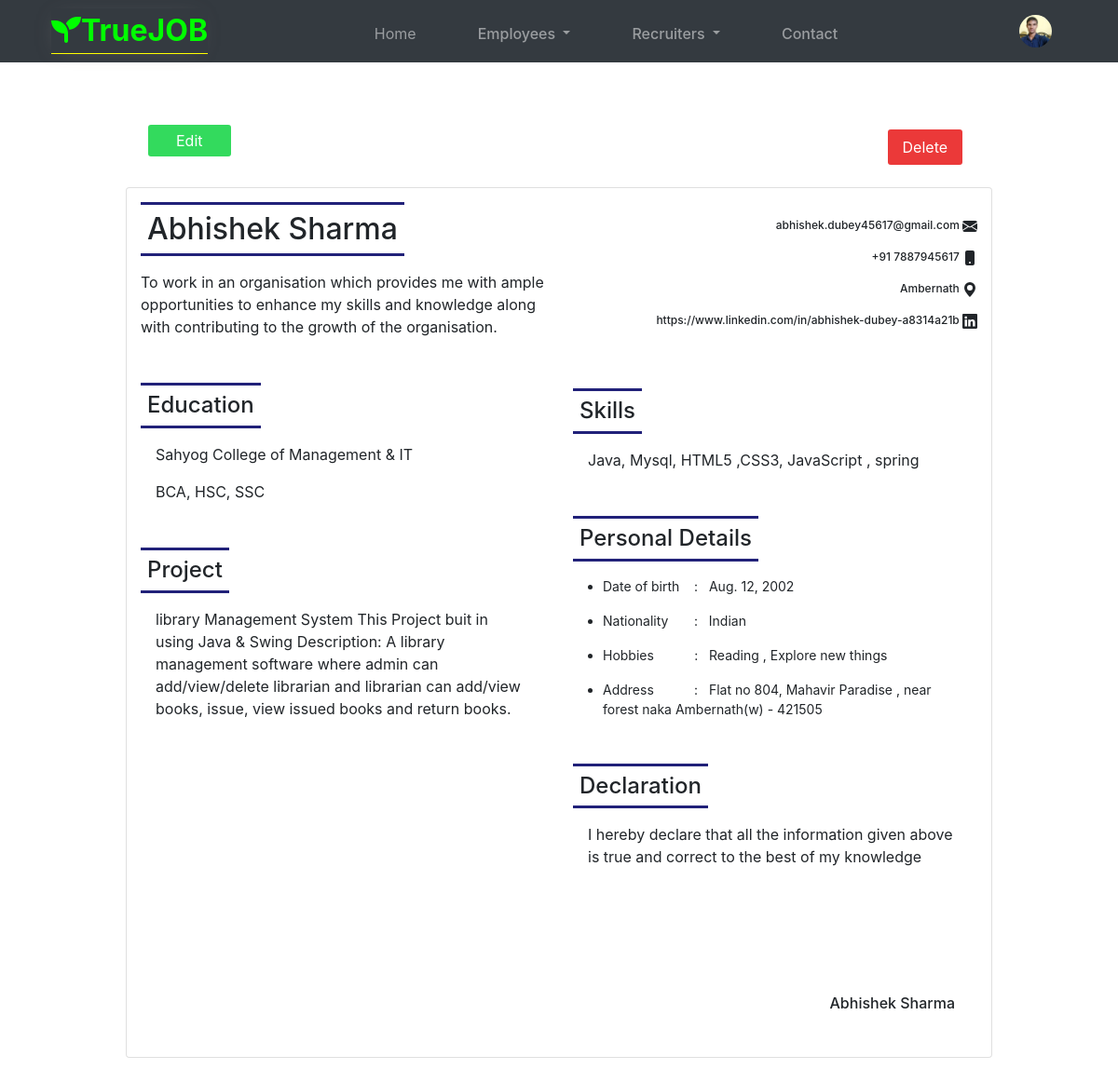
The page /resume_data/ (signed in) on the database as committed earlier.
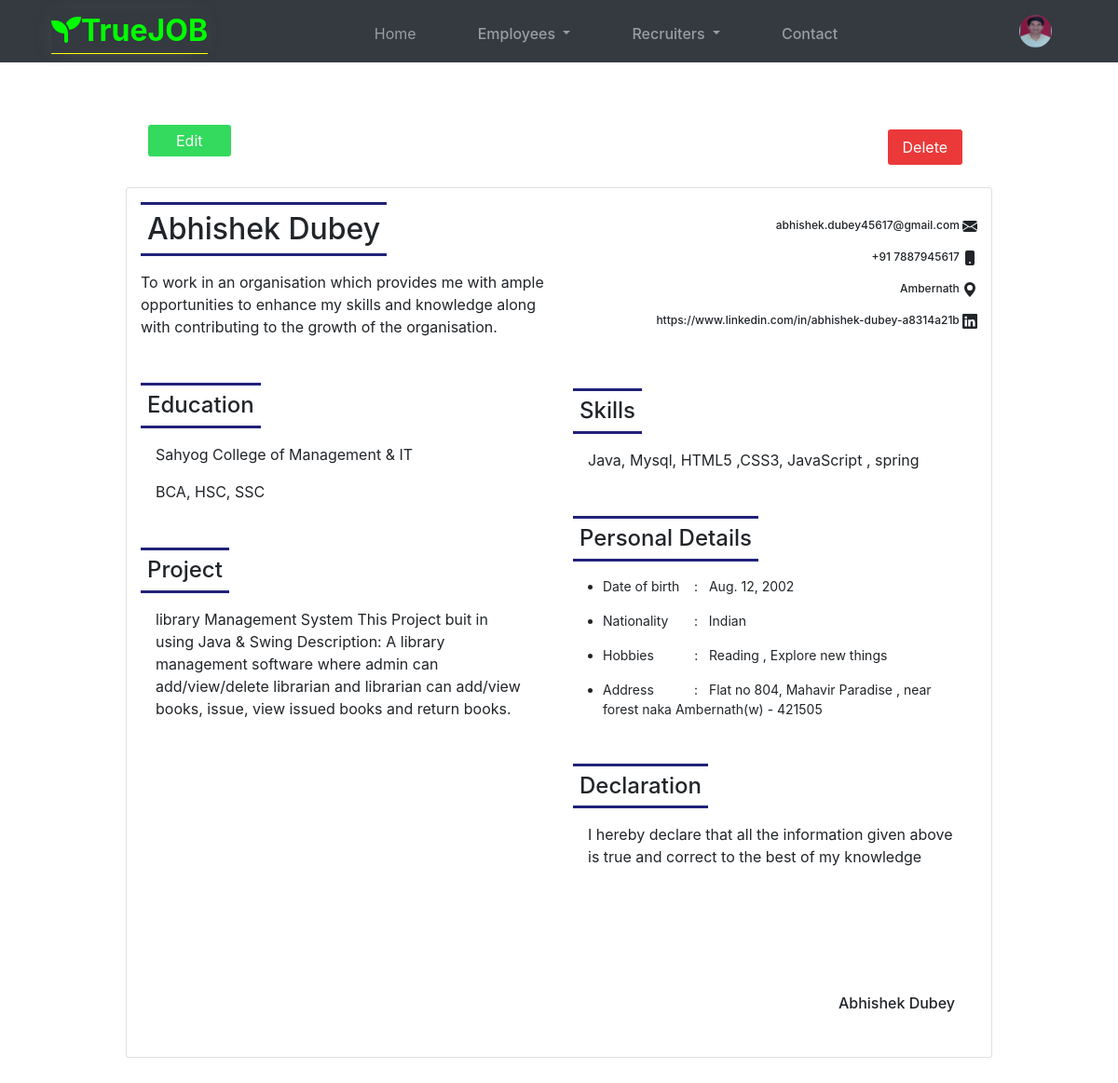
The same page on the database as committed later.
### app/models.py (models this page shows, shortened)
class UserAccount(AbstractBaseUser):
    image = models.ImageField(verbose_name='Image',upload_to='profile_image/%y')
    first_name = models.CharField(verbose_name='Full Name',max_length=2000)
    username = models.CharField(verbose_name='Username',unique=True,max_length=2000)
    email = models.EmailField(verbose_name='Email',unique=True)
    phone = models.CharField(verbose_name='Phone Number',unique=True,max_length=13)
    state = models.CharField(verbose_name='State',max_length=20,choices=STATE_TYPES)
    gender = models.CharField(verbose_name='Gender',max_length=20,choices=GENDER_TYPE)
    date_joined = models.DateTimeField(verbose_name='Date Joined',auto_now=True)
    last_login = models.DateTimeField(verbose_name='Last Login',auto_now_add=True)
    is_active = models.BooleanField(default=True)
    is_admin = models.BooleanField(default=False)
    is_superuser = models.BooleanField(default=False)
    is_staff = models.BooleanField(default=False)
    USERNAME_FIELD = 'email'
    REQUIRED_FIELDS = ['username']
    objects = UserBaseManager()

class ResumeSubmitModel(models.Model):
    user = models.ForeignKey(UserAccount, on_delete=models.CASCADE)
    full_name = models.CharField(verbose_name='Full Name',max_length=2000)
    email = models.EmailField(verbose_name='Email')
    phone = models.CharField(verbose_name='Phone Number',max_length=13)
    location = models.CharField(verbose_name='Location',max_length=2000)
    linked_in = models.URLField(verbose_name='Linked In', max_length=5000)
    education = models.TextField(verbose_name='Education')
    higher_education = models.TextField(verbose_name='Higher Education')
    skills = models.TextField(verbose_name='Skills')
    project = models.TextField(verbose_name='Projects')
    birth_date = models.DateField(verbose_name='Birth Date')
    nationality = models.CharField(verbose_name='Nationality',choices=COUNTRIES, max_length=100)
    hobbies = models.TextField(verbose_name='Hobbies')
    address = models.TextField(verbose_name='Address')
    objectives = models.TextField(verbose_name='Objectives')
    declaration = models.TextField(verbose_name='Declaration')

### app/views.py (the view)
# urls.py: path('resume_data/',views.ResumeData,name='resume_data'),
def ResumeData(request):
    resume_data = ResumeSubmitModel.objects.filter(user=request.user)
    context = {'resume_data':resume_data}
    return render(request, 'app/resume_data.html',context)

### app/templates/app/resume_data.html (shortened to what the changed rows need)
<!doctype html>
{% load static %}
<html lang="en">
<head>
    <link rel="stylesheet" href="https://stackpath.bootstrapcdn.com/bootstrap/4.3.1/css/bootstrap.min.css"
>
    <link rel="stylesheet" href="https://cdnjs.cloudflare.com/ajax/libs/font-awesome/6.0.0/css/all.min.css"
 />
    <link rel="stylesheet" href="{% static 'app/css/style.css' %}">
</head>
<body id="test">
    <nav class="navbar sticky-top navbar-dark bg-dark  navbar-expand-lg ">
        <div class="container" style="max-width: 70rem;">
            <div class="btn-group">
                <a class="nav-link dropdown" href="#" id="navbarDropdown" role="button" data-toggle="dropdown"
                    aria-haspopup="true" aria-expanded="false">
                    {% if request.user.image %}
                    <img src="{{request.user.image.url}}" width="35" height="35" style="border-radius: 50%;" alt="">
                    {% else %}
                    <i class="fa fa-user-circle fa-2x" style="color: #b3e671;"></i>
                    {% endif %}
                </a>
            </div>
        </div>
    </nav>
    <div class="container mt-5 mb-5" style="max-width: 60rem;">
        {% if resume_data %}
        {% for data in resume_data %}
        <div class="del_resume p-4 d-flex">
            <div class="edit__" style="width: 90%;">
                <a href="{% url 'resume_data_edit' data.id %}" class="_edgtft">Edit</a>
            </div>
            <form action="{% url 'delet_resume' data.id %}" method="POST">
                <input type="submit" class="del_redhu" value="Delete">
            </form>
        </div>
        <div class="card mb-5" style="padding: 15px;">
            <div class="row g-0">
                <div class="col-md-6">
                    <div class="head_name_title">
                        <h2 class="objeft">{{data.full_name}}</h2>
                        <p class="address_ mt-3">{{data.objectives}}</p>
                    </div>
                    <div class="head_objectives mt-5">
                        <h4 class="objeft">Education</h4>
                        <div class="_educatyhu">
                            <p class="mt-3 m-3">{{data.education}}</p>
                        </div>
                        <div class="_educatyhu">
                            <p class="mt-3 m-3">{{data.higher_education}}</p>
                        </div>
                    </div>
                    <div class="head_objectives mt-5">
                        <h4 class="objeft">Project</h4>
                        <div class="_educatyhu">
                            <p class="mt-3 m-3">{{data.project}}</p>
                        </div>
                    </div>
                </div>
                <div class="col-md-6">
                    <div class="head_name_title">
                        <p class="bio_hu mt-3" style="text-align: right;">
                            {{data.email}}
                        </p>
                        <p class="bio_hu mt-3" style="text-align: right;">
                            +91 {{data.phone}}
                            <svg width="16" height="16" fill="currentColor" class="bi bi-phone-fill" viewBox="0 0 16 16">
                                <path d="M3 2a2 2 0 0 1 2-2h6a2 2 0 0 1 2 2v12a2 2 0 0 1-2 2H5a2 2 0 0 1-2-2V2zm6 11a1 1 0 1 0-2 0 1 1 0 0 0 2 0z"/>
                            </svg>
                        </p>
                        <p class="bio_hu mt-3" style="text-align: right;">
                            {{data.location}}
                            <svg width="16" height="16" fill="currentColor" class="bi bi-geo-alt-fill" viewBox="0 0 16 16">
                                <path d="M8 16s6-5.686 6-10A6 6 0 0 0 2 6c0 4.314 6 10 6 10zm0-7a3 3 0 1 1 0-6 3 3 0 0 1 0 6z"/>
                            </svg>
                        </p>
                        <p class="bio_hu mt-3" style="text-align: right;">
                            {{data.linked_in}}
                        </p>
                    </div>
                    <div class="head_objectives mt-5 pt-3">
                        <h4 class="objeft">Skills</h4>
                        <div class="_educatyhu">
                            <p class="mt-3 m-3">{{data.skills}}</p>
                        </div>
                    </div>
                    <div class="head_objectives mt-5">
                        <h4 class="objeft">Personal Details</h4>
                        <div class="_educatyhu">
                            <ul class="wrgrgwr" style="padding-left: 1rem;">
                                <li class="mt-3 m-3" style="font-size: 14px;">Date of birth&nbsp;&nbsp;&nbsp;&nbsp;:&nbsp;&nbsp;&nbsp;{{data.birth_date}}</li>
                                <li class="mt-3 m-3" style="font-size: 14px;">Nationality&nbsp;&nbsp;&nbsp;&nbsp;&nbsp;&nbsp;&nbsp;:&nbsp;&nbsp;&nbsp;{{data.nationality}}</li>
                                <li class="mt-3 m-3" style="font-size: 14px;">Hobbies&nbsp;&nbsp;&nbsp;&nbsp;&nbsp;&nbsp;&nbsp;&nbsp;&nbsp;&nbsp;&nbsp;:&nbsp;&nbsp;&nbsp;{{data.hobbies}}</li>
                                <li class="mt-3 m-3" style="font-size: 14px;">Address&nbsp;&nbsp;&nbsp;&nbsp;&nbsp;&nbsp;&nbsp;&nbsp;&nbsp;&nbsp;&nbsp;:&nbsp;&nbsp;&nbsp;{{data.address}}</li>
                            </ul>
                        </div>
                    </div>
                    <div class="head_objectives mt-5 pb-4">
                        <h4 class="objeft">Declaration</h4>
                        <div class="_educatyhu">
                            <p class="mt-3 m-3">{{data.declaration}}</p>
                        </div>
                    </div>
                    <div class="signaturesss mt-5 pt-5 p-4" style="text-align: right;">
                        <h6>{{data.full_name}}</h6>
                    </div>
                </div>
            </div>
        </div>
        {% endfor %}
        {% else %}
        <div class="not_apply mt-5 pt-5 text-center">
            <p style="color: #444444;font-size: 20px;font-size: 550;">No resume here</p>
        </div>
        {% endif %}
    </div>
</body>
</html>

Rows that differ between the two databases and show on the page:
changed UserAccount: user.image: a different picture
changed ResumeSubmitModel "Sahyog College of Management & IT": full_name "Abhishek Sharma" → "Abhishek Dubey"
